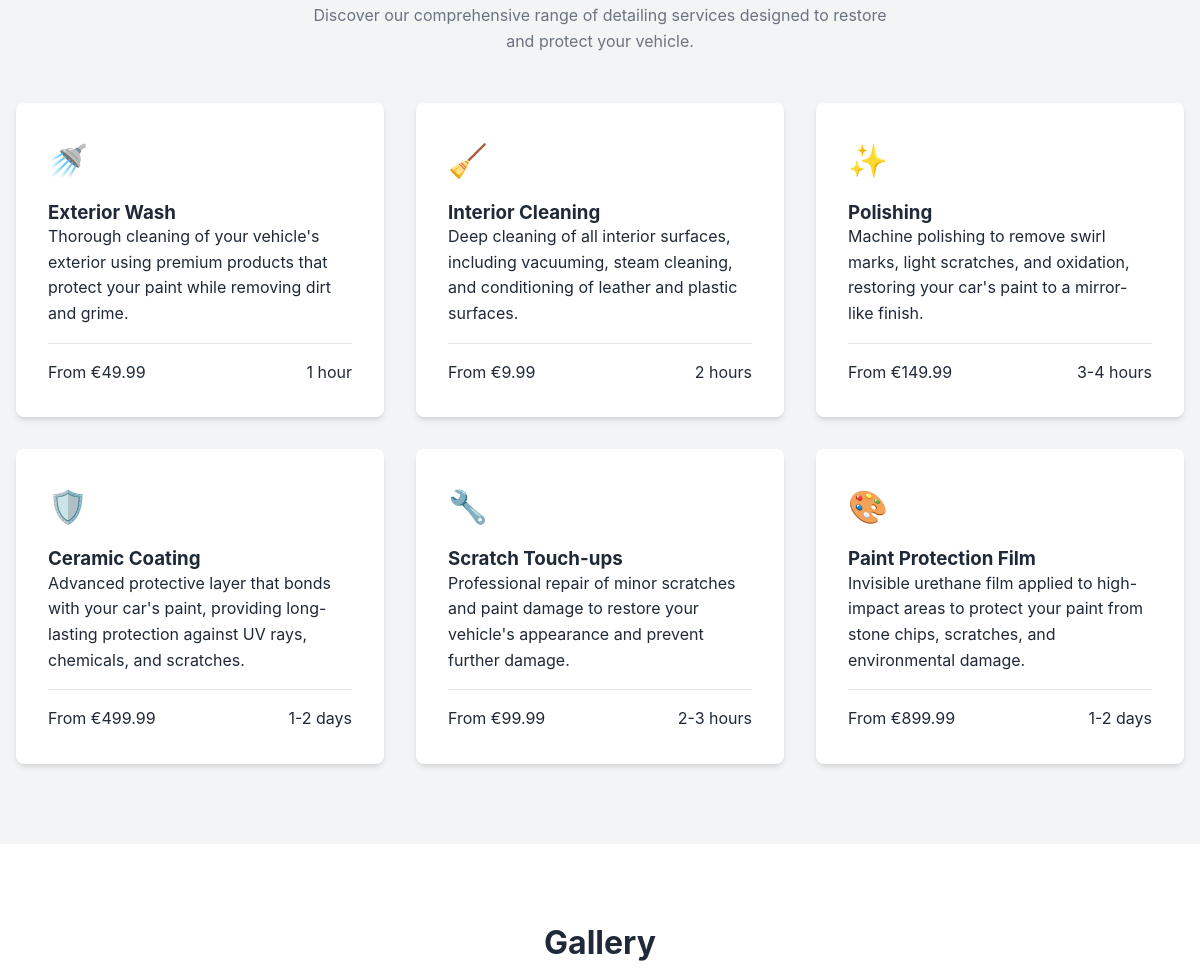
Before: / (middle part) with the older database file.
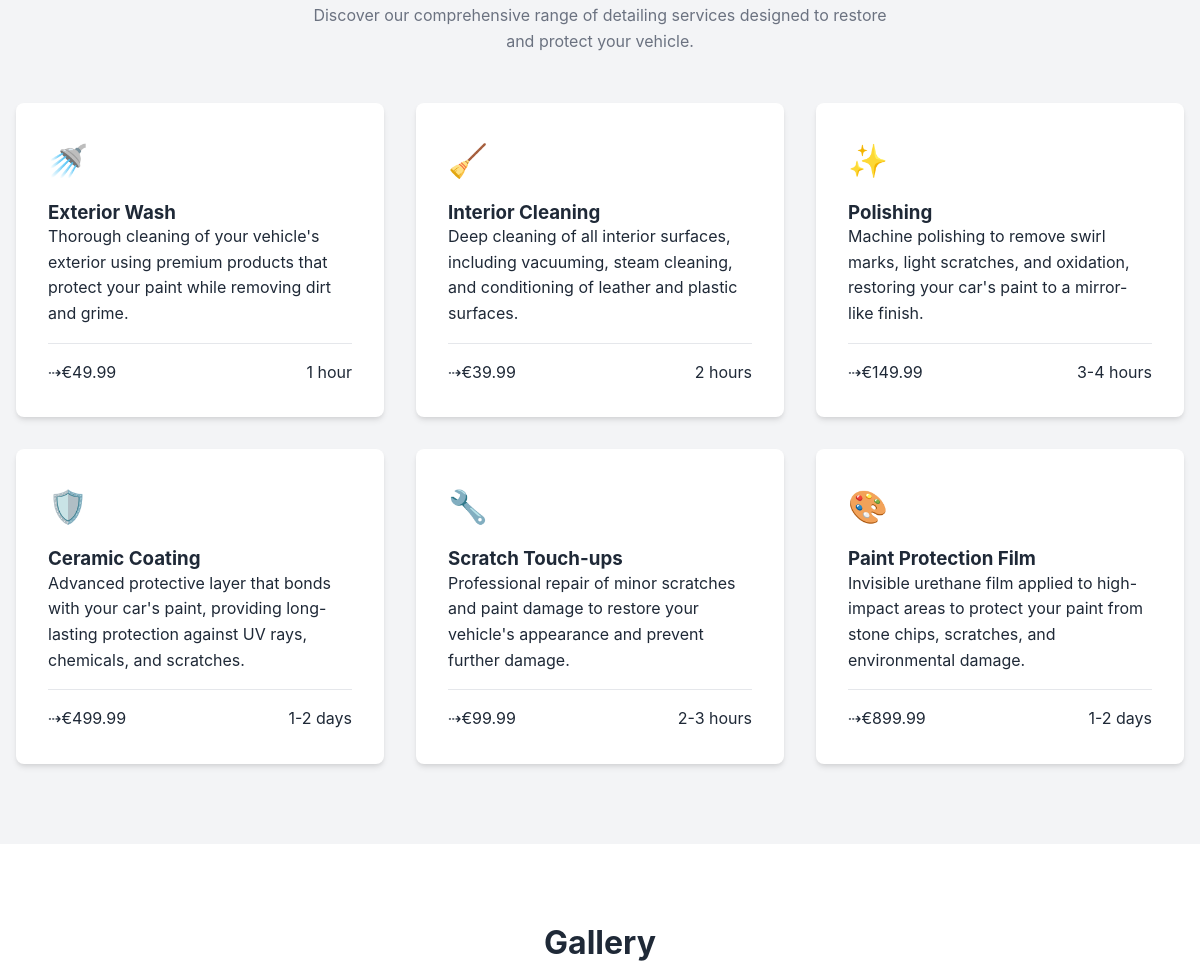
After: the same page with the newer database file.
### tables this page shows
CREATE TABLE `services` (
  `id` int(11) NOT NULL,
  `icon` varchar(10) DEFAULT NULL,
  `price` varchar(20) DEFAULT NULL,
  `duration` varchar(50) DEFAULT NULL,
  `title_en` varchar(100) DEFAULT NULL,
  `title_ru` varchar(100) DEFAULT NULL,
  `title_lv` varchar(100) DEFAULT NULL,
  `description_en` text DEFAULT NULL,
  `description_ru` text DEFAULT NULL,
  `description_lv` text DEFAULT NULL
);

### index.php (the view, shortened to what this page needs)
<?php
$mysqli = new mysqli("localhost", "root", "", "car_users_db");
$lang = $_GET['lang'] ?? ($_COOKIE['lang'] ?? 'en');
$lang = in_array($lang, ['en', 'ru', 'lv']) ? $lang : 'en';
$services = [];
$res = $mysqli->query("SELECT id, icon, price, duration, title_$lang AS title, description_$lang AS description FROM services");
if ($res) {
    while ($row = $res->fetch_assoc()) {
        $services[] = $row;
    }
}
?>
<!DOCTYPE html>
<html lang="en">
<head>
    <link rel="stylesheet" href="style.css">
    <link rel="stylesheet" href="https://cdnjs.cloudflare.com/ajax/libs/font-awesome/6.5.0/css/all.min.css" />
</head>
<body>
<section id="services" class="services">
    <div class="container">
        <p class="section-description">
        </p>
        <div class="services-grid">
            <?php foreach ($services as $service): ?>
                <div class="service-card">
                    <div class="service-icon"><?= htmlspecialchars($service['icon']) ?></div>
                    <h3><?= htmlspecialchars($service['title']) ?></h3>
                    <p><?= htmlspecialchars($service['description']) ?></p>
                    <div class="service-details">
                        <span class="price"><?= htmlspecialchars($service['price']) ?></span>
                        <span class="duration"><?= htmlspecialchars($service['duration']) ?></span>
                    </div>
                </div>
            <?php endforeach; ?>
        </div>
    </div>
</section>
    <section id="gallery" class="gallery">
        <div class="container">
            <h2>Gallery</h2>
        </div>
    </section>
</body>
</html>

### style.css (style rules this page uses)
* { margin: 0; padding: 0; box-sizing: border-box; }
:root { --primary-color: #1e40af; --secondary-color: #1e3a8a; --text-color: #1f2937; --light-text: #6b7280; --white: #ffffff; --light-bg: #f3f4f6; --border-color: #e5e7eb; --shadow: 0 4px 6px -1px rgba(0, 0, 0, 0.1), 0 2px 4px -1px rgba(0, 0, 0, 0.06); --glass-bg: rgba(255, 255, 255, 0.1); --backdrop-blur: blur(10px); --font-family: 'Inter', sans-serif; }
html { scroll-behavior: smooth; scroll-padding-top: 80px; }
body { font-family: -apple-system, BlinkMacSystemFont, 'Segoe UI', Roboto, Oxygen, Ubuntu, Cantarell, 'Open Sans', 'Helvetica Neue', sans-serif; line-height: 1.6; color: var(--text-color); }
.container { max-width: 1200px; margin: 0 auto; padding: 0 1rem; }
h1, h2, h3, h4, h5, h6 { font-weight: 700; line-height: 1.2; }
h2 { font-size: 2rem; margin-bottom: 2rem; text-align: center; }
.services { padding: 5rem 0; background-color: var(--light-bg); }
.section-description { text-align: center; max-width: 600px; margin: 0 auto 3rem; color: var(--light-text); }
.services-grid { display: grid; grid-template-columns: repeat(auto-fit, minmax(300px, 1fr)); gap: 2rem; }
.service-card { background-color: var(--white); padding: 2rem; border-radius: 0.5rem; box-shadow: var(--shadow); transition: transform 0.3s ease; }
.service-icon { font-size: 2rem; margin-bottom: 1rem; }
.service-details { display: flex; justify-content: space-between; margin-top: 1rem; padding-top: 1rem; border-top: 1px solid var(--border-color); }
.gallery { padding: 5rem 0; }

Changed rows visible on the page:
changed services "Exterior Wash": price "From €49.99" → "⇢€49.99"
changed services "Interior Cleaning": price "From €9.99" → "⇢€39.99"
changed services "Polishing": price "From €149.99" → "⇢€149.99"
changed services "Ceramic Coating": price "From €499.99" → "⇢€499.99"
changed services "Scratch Touch-ups": price "From €99.99" → "⇢€99.99"
changed services "Paint Protection Film": price "From €899.99" → "⇢€899.99"
